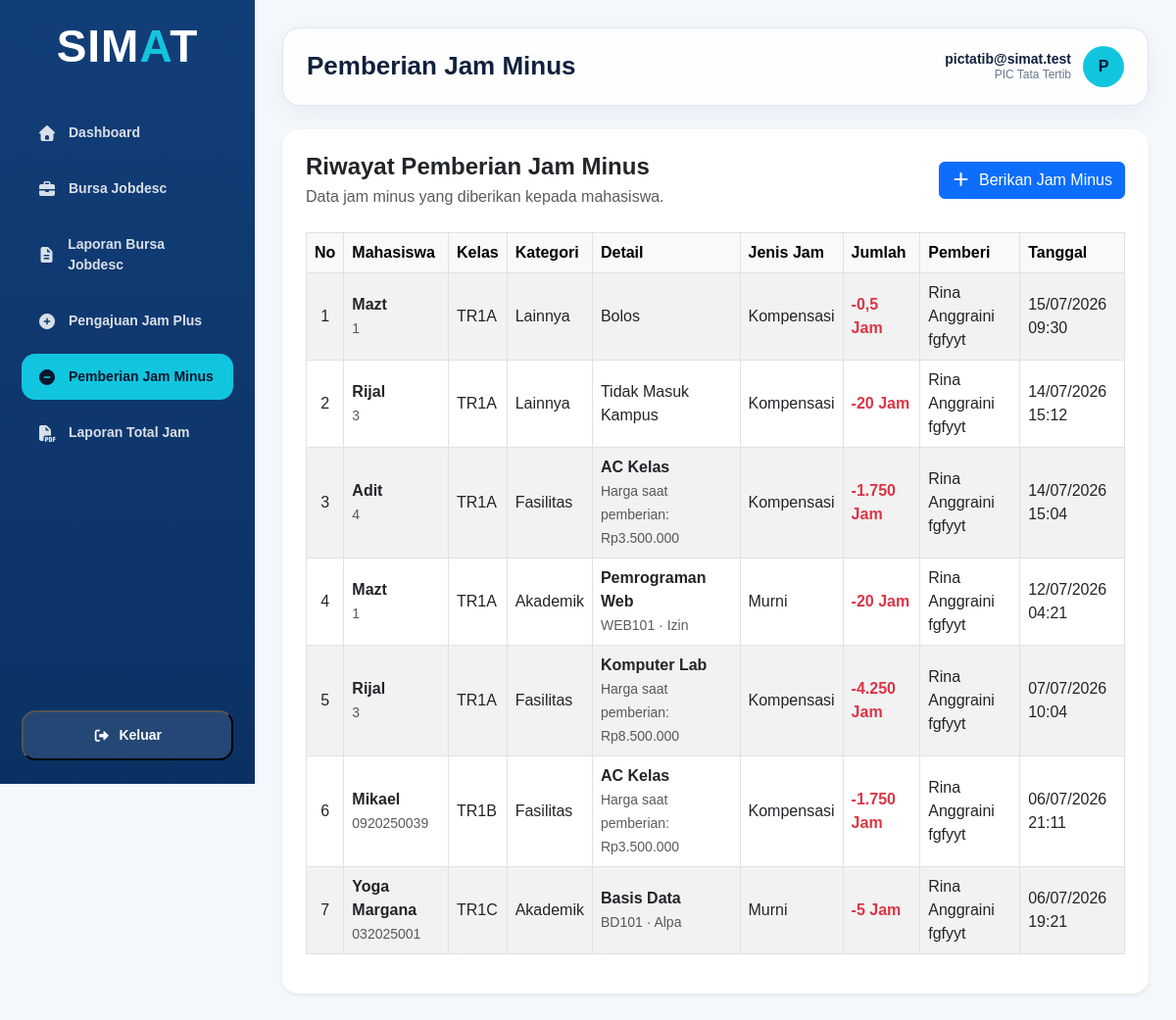
The app's page /transaksi/pemberian_jam_minus/index.php (signed in) with its own data.
### tables this page shows
CREATE TABLE `pemberian_jam_minus` (
  `id_pemberian_jam_minus` int NOT NULL,
  `kategori_pelanggaran` enum('Akademik','Fasilitas','Lainnya') NOT NULL,
  `id_detail_kelas_pada_mata_kuliah` int DEFAULT NULL,
  `keterangan_absensi` enum('Izin','Sakit','Alpa') DEFAULT NULL,
  `id_fasilitas` int DEFAULT NULL,
  `harga_fasilitas_saat_pemberian` decimal(15,2) DEFAULT NULL,
  `nama_pelanggaran` varchar(100) NOT NULL,
  `deskripsi_pelanggaran` text,
  `jumlah_jam_minus` decimal(10,1) NOT NULL,
  `jenis_jam` enum('Murni','Kompensasi') NOT NULL,
  `tanggal_pemberian` datetime NOT NULL
);

CREATE TABLE `mahasiswa` (
  `id_mahasiswa` int NOT NULL,
  `id_kelas` int NOT NULL,
  `id_periode_akademik` int NOT NULL,
  `nim` varchar(20) NOT NULL,
  `nama_mahasiswa` varchar(50) NOT NULL,
  `email` varchar(50) DEFAULT NULL,
  `no_hp` varchar(20) DEFAULT NULL,
  `saldo_jam_minus_murni` decimal(10,1) NOT NULL DEFAULT '0.0',
  `saldo_jam_minus_kompensasi` decimal(10,1) NOT NULL DEFAULT '0.0',
  `saldo_jam_plus_murni` decimal(10,1) NOT NULL DEFAULT '0.0',
  `saldo_jam_plus_kompensasi` decimal(10,1) NOT NULL DEFAULT '0.0',
  `status_mahasiswa` enum('Aktif','Tidak Aktif','Lulus','Cuti') DEFAULT 'Aktif'
);

CREATE TABLE `kelas` (
  `id_kelas` int NOT NULL,
  `nama_kelas` varchar(5) NOT NULL,
  `tingkat` enum('1','2','3','4') NOT NULL,
  `jumlah_mahasiswa` int DEFAULT '0',
  `status_kelas` enum('Aktif','Tidak Aktif') DEFAULT 'Aktif',
  `nama_kelas_aktif` varchar(5) GENERATED ALWAYS AS ((case when (`status_kelas` = 'Aktif') then upper(trim(`nama_kelas`)) else NULL end)) STORED
);

CREATE TABLE `fasilitas` (
  `id_fasilitas` int NOT NULL,
  `nama_fasilitas` varchar(50) NOT NULL,
  `harga` decimal(15,2) DEFAULT '0.00',
  `stok` int NOT NULL DEFAULT '0',
  `status_fasilitas` enum('Aktif','Tidak Aktif') DEFAULT 'Aktif',
  `nama_fasilitas_aktif` varchar(50) GENERATED ALWAYS AS ((case when (`status_fasilitas` = 'Aktif') then upper(trim(`nama_fasilitas`)) else NULL end)) STORED,
  `tanggal_pendataan` datetime NOT NULL
);

CREATE TABLE `mata_kuliah` (
  `id_matakuliah` int NOT NULL,
  `nama_mata_kuliah` varchar(30) NOT NULL,
  `kode_mata_kuliah` varchar(10) NOT NULL,
  `sks` int NOT NULL,
  `semester` enum('1','2','3','4','5','6','7','8') NOT NULL,
  `status_mata_kuliah` enum('Aktif','Tidak Aktif') DEFAULT 'Aktif'
);

### config/function.php (called while the page is built, shortened)
<?php
function aman($data)
{
    return htmlspecialchars($data ?? '', ENT_QUOTES, 'UTF-8');
}
function ambil_data_procedure($koneksi, $sql)
{
    $data = [];
    $query = mysqli_query($koneksi, $sql);
    if ($query) {
        while ($row = mysqli_fetch_assoc($query)) {
            $data[] = $row;
        }
    }
    return $data;
}
function format_jam($nilai)
{
    $hasil = number_format((float) $nilai, 2, ',', '.');
    $hasil = rtrim($hasil, '0');
    return rtrim($hasil, ',');
}
?>

### transaksi/pemberian_jam_minus/index.php (the view, shortened to what this page needs)
<?php
require_once "../../config/koneksi.php";
require_once "../../config/function.php";
$data_pemberian = ambil_data_procedure(
    $koneksi,
    "CALL usp_select_pemberian_jam_minus()"
);
require_once "../../includes/dashboard_header.php";
require_once "../../includes/sidebar.php";
?>
<main class="main-content">
    <div class="topbar">
        <h1 class="page-title">
            Pemberian Jam Minus
        </h1>
        <div class="user-info">
            <div class="user-detail">
                <div class="user-name">
                    <?= aman($_SESSION['username']); ?>
                </div>
                <div class="user-role">
                    <?= aman($_SESSION['role']); ?>
                </div>
            </div>
            <div class="user-avatar">
                <?= strtoupper(
                    substr(
                        $_SESSION['username'],
                        0,
                        1
                    )
                ); ?>
            </div>
        </div>
    </div>
    <div class="content-wrapper">
        <div class="card border-0 shadow-sm rounded-4">
            <div class="card-body p-4">
                <div
                    class="
                        d-flex
                        justify-content-between
                        align-items-center
                        mb-4
                    "
                >
                    <div>
                        <h4 class="fw-bold mb-1">
                            Riwayat Pemberian Jam Minus
                        </h4>
                        <p class="text-muted mb-0">
                            Data jam minus yang diberikan
                            kepada mahasiswa.
                        </p>
                    </div>
                    <a
                        href="tambah.php"
                        class="btn btn-primary"
                    >
                        <i class="fa-solid fa-plus me-1"></i>
                        Berikan Jam Minus
                    </a>
                </div>
                <div class="table-responsive">
                    <table
                        id="myTable"
                        class="
                            table
                            table-hover
                            table-bordered
                            table-striped
                            align-middle
                        "
                    >
                        <thead class="table-light">
                            <tr>
                                <th>No</th>
                                <th>Mahasiswa</th>
                                <th>Kelas</th>
                                <th>Kategori</th>
                                <th>Detail</th>
                                <th>Jenis Jam</th>
                                <th>Jumlah</th>
                                <th>Pemberi</th>
                                <th>Tanggal</th>
                            </tr>
                        </thead>
                        <tbody>
                        <?php if (
                            count($data_pemberian) > 0
                        ) { ?>
                            <?php $no = 1; ?>
                            <?php foreach (
                                $data_pemberian as $row
                            ) { ?>
                                <tr>
                                    <td class="text-center">
                                        <?= $no++; ?>
                                    </td>
                                    <td>
                                        <div class="fw-semibold">
                                            <?= aman(
                                                $row[
                                                    'nama_mahasiswa'
                                                ]
                                            ); ?>
                                        </div>
                                        <small class="text-muted">
                                            <?= aman(
                                                $row['nim']
                                            ); ?>
                                        </small>
                                    </td>
                                    <td>
                                        <?= aman(
                                            $row['nama_kelas']
                                        ); ?>
                                    </td>
                                    <td>
                                        <?= aman(
                                            $row[
                                                'kategori_pelanggaran'
                                            ]
                                        ); ?>
                                    </td>
                                    <td>
                                    <?php if (
                                        $row[
                                            'kategori_pelanggaran'
                                        ] === 'Akademik'
                                    ) { ?>
                                        <div class="fw-semibold">
                                            <?= aman(
                                                $row[
                                                    'nama_mata_kuliah'
                                                ]
                                            ); ?>
                                        </div>
                                        <small class="text-muted">
                                            <?= aman(
                                                $row[
                                                    'kode_mata_kuliah'
                                                ]
                                            ); ?>
                                            ·
                                            <?= aman(
                                                $row[
                                                    'keterangan_absensi'
                                                ]
                                            ); ?>
                                        </small>
                                    <?php } elseif (
                                        $row[
                                            'kategori_pelanggaran'
                                        ] === 'Fasilitas'
                                    ) { ?>
                                        <div class="fw-semibold">
                                            <?= aman(
                                                $row[
                                                    'nama_fasilitas'
                                                ]
                                            ); ?>
                                        </div>
                                        <small class="text-muted">
                                            Harga saat pemberian:
                                            Rp<?= number_format(
                                                (float) $row['harga_fasilitas_saat_pemberian'],
                                                    0,',','.'
                                            ); ?>
                                        </small>
                                    <?php } else { ?>
                                        <?= nl2br(
                                            aman(
                                                $row[
                                                    'deskripsi_pelanggaran'
                                                ]
                                            )
                                        ); ?>
                                    <?php } ?>
                                    </td>
                                    <td>
                                        <?= aman(
                                            $row['jenis_jam']
                                        ); ?>
                                    </td>
                                    <td class="fw-bold text-danger">
                                        -<?= format_jam($row['jumlah_jam_minus']); ?> Jam
                                    </td>
                                    <td>
                                        <?= aman(
                                            $row['nama_pemberi']
                                        ); ?>
                                    </td>
                                    <td>
                                        <?= date(
                                            'd/m/Y H:i',
                                            strtotime(
                                                $row[
                                                    'tanggal_pemberian'
                                                ]
                                            )
                                        ); ?>
                                    </td>
                                </tr>
                            <?php } ?>
                        <?php } ?>
                        </tbody>
                    </table>
                </div>
            </div>
        </div>
    </div>
</main>
<?php
require_once "../../includes/dashboard_footer.php";
?>

### assets/css/dashboard.css (style rules this page uses)
:root { --primary: #123e78; --primary-dark: #0b3164; --accent: #12c5df; --bg: #f4f7fb; --text: #10213d; --muted: #6c7a91; --white: #ffffff; --border: #dbe5f1; }
* { box-sizing: border-box; }
html, body { width: 100%; min-height: 100%; margin: 0; font-family: Arial, sans-serif; background: var(--bg); color: var(--text); overflow-x: hidden; scrollbar-width: none; -ms-overflow-style: none; }
.main-content { min-width: 0; margin-left: 260px; min-height: 100vh; padding: 28px; overflow-x: hidden; }
.topbar { min-height: 76px; background: rgba(255, 255, 255, 0.9); border: 1px solid var(--border); border-radius: 18px; padding: 18px 24px; display: flex; align-items: center; justify-content: space-between; gap: 18px; box-shadow: 0 8px 25px rgba(16, 33, 61, 0.05); }
.page-title { margin: 0; font-size: 26px; font-weight: 800; }
.user-info { display: flex; align-items: center; gap: 12px; min-width: max-content; }
.user-detail { line-height: 1.2; text-align: right; }
.user-name { font-size: 14px; font-weight: 700; }
.user-role { font-size: 12px; color: var(--muted); }
.user-avatar { width: 42px; height: 42px; border-radius: 50%; background: var(--accent); color: #04172f; display: flex; align-items: center; justify-content: center; font-weight: 800; }
.content-wrapper { margin-top: 24px; }

### records on screen
pemberian_jam_minus: mahasiswa.nama_mahasiswa "Mazt", mahasiswa.nim "1", kelas.nama_kelas "TR1A", kategori_pelanggaran "Lainnya", deskripsi_pelanggaran "Bolos", jenis_jam "Kompensasi", jumlah_jam_minus "0,5", nama_pemberi "Rina Anggraini fgfyyt", tanggal_pemberian "15/07/2026 09:30"
pemberian_jam_minus: mahasiswa.nama_mahasiswa "Rijal", mahasiswa.nim "3", kelas.nama_kelas "TR1A", kategori_pelanggaran "Lainnya", deskripsi_pelanggaran "Tidak Masuk Kampus", jenis_jam "Kompensasi", jumlah_jam_minus "20", nama_pemberi "Rina Anggraini fgfyyt", tanggal_pemberian "14/07/2026 15:12"
pemberian_jam_minus: mahasiswa.nama_mahasiswa "Adit", mahasiswa.nim "4", kelas.nama_kelas "TR1A", kategori_pelanggaran "Fasilitas", id_fasilitas.nama_fasilitas "AC Kelas", harga_fasilitas_saat_pemberian "3.500.000", jenis_jam "Kompensasi", jumlah_jam_minus "1.750", nama_pemberi "Rina Anggraini fgfyyt", tanggal_pemberian "14/07/2026 15:04"
pemberian_jam_minus: mahasiswa.nama_mahasiswa "Mazt", mahasiswa.nim "1", kelas.nama_kelas "TR1A", kategori_pelanggaran "Akademik", mata_kuliah.nama_mata_kuliah "Pemrograman Web", mata_kuliah.kode_mata_kuliah "WEB101", keterangan_absensi "Izin", jenis_jam "Murni", jumlah_jam_minus "20", nama_pemberi "Rina Anggraini fgfyyt", tanggal_pemberian "12/07/2026 04:21"
pemberian_jam_minus: mahasiswa.nama_mahasiswa "Rijal", mahasiswa.nim "3", kelas.nama_kelas "TR1A", kategori_pelanggaran "Fasilitas", id_fasilitas.nama_fasilitas "Komputer Lab", harga_fasilitas_saat_pemberian "8.500.000", jenis_jam "Kompensasi", jumlah_jam_minus "4.250", nama_pemberi "Rina Anggraini fgfyyt", tanggal_pemberian "07/07/2026 10:04"
pemberian_jam_minus: mahasiswa.nama_mahasiswa "Mikael", mahasiswa.nim "0920250039", kelas.nama_kelas "TR1B", kategori_pelanggaran "Fasilitas", id_fasilitas.nama_fasilitas "AC Kelas", harga_fasilitas_saat_pemberian "3.500.000", jenis_jam "Kompensasi", jumlah_jam_minus "1.750", nama_pemberi "Rina Anggraini fgfyyt", tanggal_pemberian "06/07/2026 21:11"
pemberian_jam_minus: mahasiswa.nama_mahasiswa "Yoga Margana", mahasiswa.nim "032025001", kelas.nama_kelas "TR1C", kategori_pelanggaran "Akademik", mata_kuliah.nama_mata_kuliah "Basis Data", mata_kuliah.kode_mata_kuliah "BD101", keterangan_absensi "Alpa", jenis_jam "Murni", jumlah_jam_minus "5", nama_pemberi "Rina Anggraini fgfyyt", tanggal_pemberian "06/07/2026 19:21"

### other values on screen
aman($_SESSION['username']) "pictatib@simat.test"
aman($_SESSION['role']) "PIC Tata Tertib"
